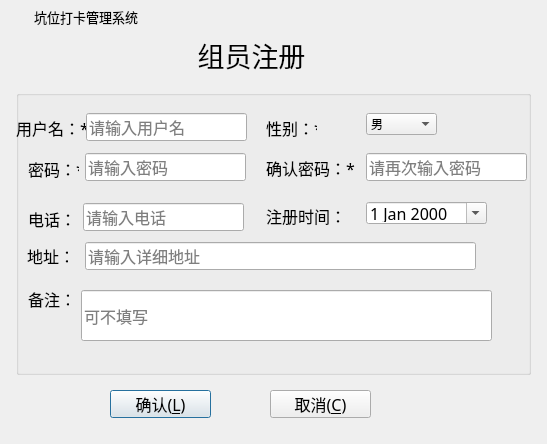
<?xml version="1.0" encoding="UTF-8"?>
<ui version="4.0">
 <class>RegisterDialog</class>
 <widget class="QDialog" name="RegisterDialog">
  <property name="geometry">
   <rect>
    <x>0</x>
    <y>0</y>
    <width>547</width>
    <height>444</height>
   </rect>
  </property>
  <property name="windowTitle">
   <string>Dialog</string>
  </property>
  <widget class="QWidget" name="widget_title" native="true">
   <property name="geometry">
    <rect>
     <x>0</x>
     <y>0</y>
     <width>548</width>
     <height>34</height>
    </rect>
   </property>
   <property name="sizePolicy">
    <sizepolicy hsizetype="Preferred" vsizetype="Maximum">
     <horstretch>0</horstretch>
     <verstretch>0</verstretch>
    </sizepolicy>
   </property>
   <property name="minimumSize">
    <size>
     <width>100</width>
     <height>33</height>
    </size>
   </property>
   <property name="mouseTracking">
    <bool>false</bool>
   </property>
   <layout class="QHBoxLayout" name="horizontalLayout_2" stretch="0,0,0">
    <property name="spacing">
     <number>4</number>
    </property>
    <property name="sizeConstraint">
     <enum>QLayout::SetNoConstraint</enum>
    </property>
    <property name="leftMargin">
     <number>0</number>
    </property>
    <property name="topMargin">
     <number>0</number>
    </property>
    <property name="rightMargin">
     <number>0</number>
    </property>
    <property name="bottomMargin">
     <number>0</number>
    </property>
    <item>
     <widget class="QLabel" name="lab_Ico">
      <property name="sizePolicy">
       <sizepolicy hsizetype="Minimum" vsizetype="Preferred">
        <horstretch>0</horstretch>
        <verstretch>0</verstretch>
       </sizepolicy>
      </property>
      <property name="minimumSize">
       <size>
        <width>30</width>
        <height>0</height>
       </size>
      </property>
      <property name="text">
       <string/>
      </property>
      <property name="alignment">
       <set>Qt::AlignCenter</set>
      </property>
     </widget>
    </item>
    <item>
     <widget class="QLabel" name="lab_Title">
      <property name="sizePolicy">
       <sizepolicy hsizetype="Expanding" vsizetype="Preferred">
        <horstretch>0</horstretch>
        <verstretch>0</verstretch>
       </sizepolicy>
      </property>
      <property name="font">
       <font>
        <family>微软雅黑</family>
        <pointsize>10</pointsize>
        <weight>50</weight>
        <italic>false</italic>
        <bold>false</bold>
       </font>
      </property>
      <property name="styleSheet">
       <string notr="true">font: 10pt &quot;微软雅黑&quot;;</string>
      </property>
      <property name="text">
       <string>坑位打卡管理系统</string>
      </property>
      <property name="alignment">
       <set>Qt::AlignLeading|Qt::AlignLeft|Qt::AlignVCenter</set>
      </property>
     </widget>
    </item>
    <item>
     <widget class="QWidget" name="widget_menu" native="true">
      <property name="sizePolicy">
       <sizepolicy hsizetype="Minimum" vsizetype="Preferred">
        <horstretch>0</horstretch>
        <verstretch>0</verstretch>
       </sizepolicy>
      </property>
      <layout class="QHBoxLayout" name="horizontalLayout">
       <property name="spacing">
        <number>0</number>
       </property>
       <property name="leftMargin">
        <number>0</number>
       </property>
       <property name="topMargin">
        <number>0</number>
       </property>
       <property name="rightMargin">
        <number>0</number>
       </property>
       <property name="bottomMargin">
        <number>0</number>
       </property>
       <item>
        <widget class="QPushButton" name="btnMenu_Close">
         <property name="sizePolicy">
          <sizepolicy hsizetype="Minimum" vsizetype="Expanding">
           <horstretch>0</horstretch>
           <verstretch>0</verstretch>
          </sizepolicy>
         </property>
         <property name="minimumSize">
          <size>
           <width>40</width>
           <height>0</height>
          </size>
         </property>
         <property name="cursor">
          <cursorShape>ArrowCursor</cursorShape>
         </property>
         <property name="focusPolicy">
          <enum>Qt::NoFocus</enum>
         </property>
         <property name="toolTip">
          <string>关闭</string>
         </property>
         <property name="text">
          <string/>
         </property>
         <property name="flat">
          <bool>true</bool>
         </property>
        </widget>
       </item>
      </layout>
     </widget>
    </item>
   </layout>
  </widget>
  <widget class="QGroupBox" name="groupBox">
   <property name="geometry">
    <rect>
     <x>16</x>
     <y>90</y>
     <width>515</width>
     <height>285</height>
    </rect>
   </property>
   <property name="title">
    <string/>
   </property>
   <widget class="QLabel" name="labUserName">
    <property name="geometry">
     <rect>
      <x>0</x>
      <y>23</y>
      <width>71</width>
      <height>30</height>
     </rect>
    </property>
    <property name="font">
     <font>
      <family>楷体</family>
      <pointsize>12</pointsize>
     </font>
    </property>
    <property name="text">
     <string>用户名：*</string>
    </property>
   </widget>
   <widget class="QLabel" name="labUserPwd">
    <property name="geometry">
     <rect>
      <x>12</x>
      <y>63</y>
      <width>51</width>
      <height>31</height>
     </rect>
    </property>
    <property name="font">
     <font>
      <family>楷体</family>
      <pointsize>12</pointsize>
     </font>
    </property>
    <property name="text">
     <string>密码：*</string>
    </property>
   </widget>
   <widget class="QLineEdit" name="CustomerPwd">
    <property name="geometry">
     <rect>
      <x>69</x>
      <y>63</y>
      <width>161</width>
      <height>28</height>
     </rect>
    </property>
    <property name="font">
     <font>
      <family>楷体</family>
      <pointsize>12</pointsize>
     </font>
    </property>
    <property name="echoMode">
     <enum>QLineEdit::Password</enum>
    </property>
    <property name="placeholderText">
     <string>请输入密码</string>
    </property>
   </widget>
   <widget class="QLineEdit" name="CustomerName">
    <property name="geometry">
     <rect>
      <x>70</x>
      <y>23</y>
      <width>161</width>
      <height>28</height>
     </rect>
    </property>
    <property name="font">
     <font>
      <family>楷体</family>
      <pointsize>12</pointsize>
     </font>
    </property>
    <property name="echoMode">
     <enum>QLineEdit::Normal</enum>
    </property>
    <property name="placeholderText">
     <string>请输入用户名</string>
    </property>
   </widget>
   <widget class="QLineEdit" name="CustomerRePwd">
    <property name="geometry">
     <rect>
      <x>350</x>
      <y>63</y>
      <width>161</width>
      <height>28</height>
     </rect>
    </property>
    <property name="font">
     <font>
      <family>楷体</family>
      <pointsize>12</pointsize>
     </font>
    </property>
    <property name="echoMode">
     <enum>QLineEdit::Password</enum>
    </property>
    <property name="placeholderText">
     <string>请再次输入密码</string>
    </property>
   </widget>
   <widget class="QLabel" name="labUserName_2">
    <property name="geometry">
     <rect>
      <x>250</x>
      <y>22</y>
      <width>51</width>
      <height>31</height>
     </rect>
    </property>
    <property name="font">
     <font>
      <family>楷体</family>
      <pointsize>12</pointsize>
     </font>
    </property>
    <property name="text">
     <string>性别：*</string>
    </property>
   </widget>
   <widget class="QLabel" name="labUserPwd_2">
    <property name="geometry">
     <rect>
      <x>250</x>
      <y>63</y>
      <width>91</width>
      <height>30</height>
     </rect>
    </property>
    <property name="font">
     <font>
      <family>楷体</family>
      <pointsize>12</pointsize>
     </font>
    </property>
    <property name="text">
     <string>确认密码：*</string>
    </property>
   </widget>
   <widget class="QComboBox" name="comboBoxSex">
    <property name="geometry">
     <rect>
      <x>350</x>
      <y>23</y>
      <width>71</width>
      <height>22</height>
     </rect>
    </property>
    <item>
     <property name="text">
      <string>男</string>
     </property>
    </item>
    <item>
     <property name="text">
      <string>女</string>
     </property>
    </item>
   </widget>
   <widget class="QLineEdit" name="CustomerAddress">
    <property name="geometry">
     <rect>
      <x>69</x>
      <y>152</y>
      <width>391</width>
      <height>28</height>
     </rect>
    </property>
    <property name="font">
     <font>
      <family>楷体</family>
      <pointsize>12</pointsize>
     </font>
    </property>
    <property name="echoMode">
     <enum>QLineEdit::Normal</enum>
    </property>
    <property name="placeholderText">
     <string>请输入详细地址</string>
    </property>
   </widget>
   <widget class="QLineEdit" name="CustomerPhone">
    <property name="geometry">
     <rect>
      <x>67</x>
      <y>113</y>
      <width>161</width>
      <height>28</height>
     </rect>
    </property>
    <property name="font">
     <font>
      <family>楷体</family>
      <pointsize>12</pointsize>
     </font>
    </property>
    <property name="echoMode">
     <enum>QLineEdit::Normal</enum>
    </property>
    <property name="placeholderText">
     <string>请输入电话</string>
    </property>
   </widget>
   <widget class="QLabel" name="labUserPwd_3">
    <property name="geometry">
     <rect>
      <x>11</x>
      <y>150</y>
      <width>41</width>
      <height>31</height>
     </rect>
    </property>
    <property name="font">
     <font>
      <family>楷体</family>
      <pointsize>12</pointsize>
     </font>
    </property>
    <property name="text">
     <string>地址：</string>
    </property>
   </widget>
   <widget class="QLabel" name="labUserPwd_4">
    <property name="geometry">
     <rect>
      <x>12</x>
      <y>113</y>
      <width>51</width>
      <height>31</height>
     </rect>
    </property>
    <property name="font">
     <font>
      <family>楷体</family>
      <pointsize>12</pointsize>
     </font>
    </property>
    <property name="text">
     <string>电话：</string>
    </property>
   </widget>
   <widget class="QLabel" name="labUserPwd_5">
    <property name="geometry">
     <rect>
      <x>12</x>
      <y>193</y>
      <width>41</width>
      <height>31</height>
     </rect>
    </property>
    <property name="font">
     <font>
      <family>楷体</family>
      <pointsize>12</pointsize>
     </font>
    </property>
    <property name="text">
     <string>备注：</string>
    </property>
   </widget>
   <widget class="QDateEdit" name="CustomerDateTime">
    <property name="geometry">
     <rect>
      <x>350</x>
      <y>112</y>
      <width>121</width>
      <height>22</height>
     </rect>
    </property>
    <property name="minimumSize">
     <size>
      <width>120</width>
      <height>0</height>
     </size>
    </property>
    <property name="font">
     <font>
      <family>楷体</family>
      <pointsize>12</pointsize>
     </font>
    </property>
    <property name="currentSection">
     <enum>QDateTimeEdit::DaySection</enum>
    </property>
    <property name="calendarPopup">
     <bool>true</bool>
    </property>
   </widget>
   <widget class="QLabel" name="labUserPwd_6">
    <property name="geometry">
     <rect>
      <x>250</x>
      <y>110</y>
      <width>91</width>
      <height>31</height>
     </rect>
    </property>
    <property name="font">
     <font>
      <family>楷体</family>
      <pointsize>12</pointsize>
     </font>
    </property>
    <property name="text">
     <string>注册时间：</string>
    </property>
   </widget>
   <widget class="QLineEdit" name="CustomerRemark">
    <property name="geometry">
     <rect>
      <x>65</x>
      <y>200</y>
      <width>411</width>
      <height>51</height>
     </rect>
    </property>
    <property name="font">
     <font>
      <family>楷体</family>
      <pointsize>12</pointsize>
     </font>
    </property>
    <property name="placeholderText">
     <string>可不填写</string>
    </property>
   </widget>
  </widget>
  <widget class="QPushButton" name="btnOk">
   <property name="geometry">
    <rect>
     <x>110</x>
     <y>390</y>
     <width>101</width>
     <height>28</height>
    </rect>
   </property>
   <property name="font">
    <font>
     <family>楷体</family>
     <pointsize>12</pointsize>
    </font>
   </property>
   <property name="cursor">
    <cursorShape>OpenHandCursor</cursorShape>
   </property>
   <property name="toolTip">
    <string>确认注册</string>
   </property>
   <property name="text">
    <string>确认(&amp;L)</string>
   </property>
   <property name="icon">
    <iconset resource="image.qrc">
     <normaloff>:/image/update.png</normaloff>:/image/update.png</iconset>
   </property>
   <property name="iconSize">
    <size>
     <width>20</width>
     <height>20</height>
    </size>
   </property>
  </widget>
  <widget class="QPushButton" name="btnCancel">
   <property name="geometry">
    <rect>
     <x>270</x>
     <y>390</y>
     <width>101</width>
     <height>28</height>
    </rect>
   </property>
   <property name="font">
    <font>
     <family>楷体</family>
     <pointsize>12</pointsize>
    </font>
   </property>
   <property name="cursor">
    <cursorShape>OpenHandCursor</cursorShape>
   </property>
   <property name="toolTip">
    <string>&lt;html&gt;&lt;head/&gt;&lt;body&gt;&lt;p&gt;&lt;br/&gt;&lt;/p&gt;&lt;/body&gt;&lt;/html&gt;</string>
   </property>
   <property name="whatsThis">
    <string>&lt;html&gt;&lt;head/&gt;&lt;body&gt;&lt;p&gt;&lt;br/&gt;&lt;/p&gt;&lt;/body&gt;&lt;/html&gt;</string>
   </property>
   <property name="text">
    <string>取消(&amp;C)</string>
   </property>
   <property name="icon">
    <iconset resource="image.qrc">
     <normaloff>:/image/delete.png</normaloff>:/image/delete.png</iconset>
   </property>
   <property name="iconSize">
    <size>
     <width>20</width>
     <height>20</height>
    </size>
   </property>
  </widget>
  <widget class="QLabel" name="label">
   <property name="geometry">
    <rect>
     <x>90</x>
     <y>29</y>
     <width>323</width>
     <height>51</height>
    </rect>
   </property>
   <property name="font">
    <font>
     <family>楷体</family>
     <pointsize>20</pointsize>
    </font>
   </property>
   <property name="text">
    <string>组员注册</string>
   </property>
   <property name="alignment">
    <set>Qt::AlignCenter</set>
   </property>
  </widget>
 </widget>
 <tabstops>
  <tabstop>CustomerName</tabstop>
  <tabstop>comboBoxSex</tabstop>
  <tabstop>CustomerPwd</tabstop>
  <tabstop>CustomerRePwd</tabstop>
  <tabstop>CustomerPhone</tabstop>
  <tabstop>CustomerDateTime</tabstop>
  <tabstop>CustomerAddress</tabstop>
  <tabstop>CustomerRemark</tabstop>
  <tabstop>btnOk</tabstop>
  <tabstop>btnCancel</tabstop>
 </tabstops>
 <resources>
  <include location="image.qrc"/>
 </resources>
 <connections/>
</ui>
